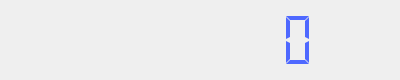
<?xml version="1.0" encoding="UTF-8"?>
<ui version="4.0">
 <class>MainWindow</class>
 <widget class="QMainWindow" name="MainWindow">
  <property name="geometry">
   <rect>
    <x>0</x>
    <y>0</y>
    <width>400</width>
    <height>80</height>
   </rect>
  </property>
  <property name="windowTitle">
   <string>MainWindow</string>
  </property>
  <widget class="QWidget" name="centralWidget">
   <layout class="QHBoxLayout" name="horizontalLayout">
    <item>
     <widget class="QLCDNumber" name="curTime">
      <property name="styleSheet">
       <string notr="true">color:rgb(78, 104, 255)</string>
      </property>
      <property name="frameShape">
       <enum>QFrame::NoFrame</enum>
      </property>
      <property name="digitCount">
       <number>8</number>
      </property>
      <property name="segmentStyle">
       <enum>QLCDNumber::Flat</enum>
      </property>
     </widget>
    </item>
   </layout>
  </widget>
 </widget>
 <layoutdefault spacing="6" margin="11"/>
 <resources/>
 <connections/>
</ui>
